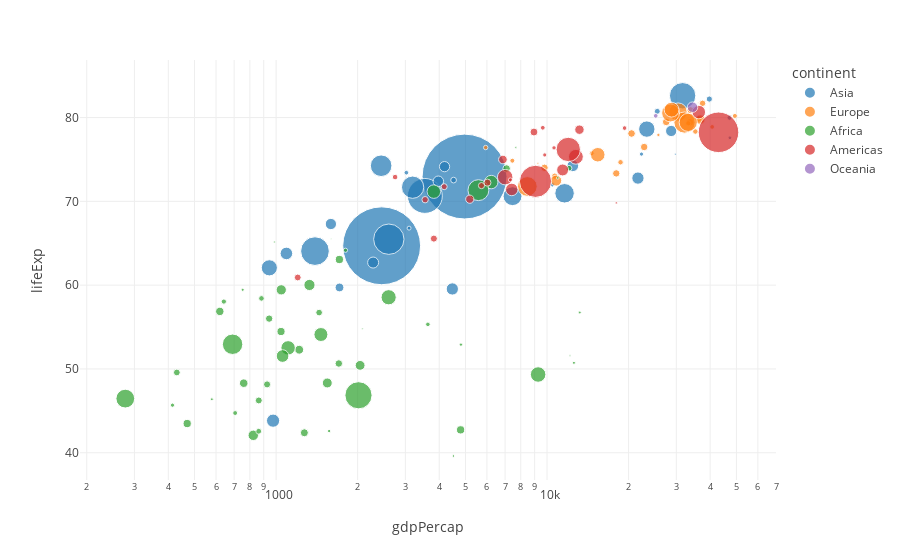

The cell this chart's notebook holds for it:
### Markdown cell above
## 4. interactive plots

Plotly can be used for creating interactive graphs. Many examples can be found [here](https://plotly.com/python/). The plot below shows a bubble chart showcasing the GDP per capita, life expectation and population size for different countries.

TODO: plotly template for BLZ style. issue [#6](https://github.com/lizard-bio/nature-grade-visualization-playground/issues/6)

### Code cell
import plotly.express as px
df = px.data.gapminder()

fig = px.scatter(df.query("year==2007"), x="gdpPercap", y="lifeExp",
	         size="pop", color="continent",
                 hover_name="country", log_x=True, size_max=60)
fig.show()

### Figure 1 — Plotly figure (JSON) as saved in the notebook; plotly's stock layout.template omitted (floating-point values rounded to 4 significant figures)
{"data": [{"hovertemplate": "<b>%{hovertext}</b><br><br>continent=Asia<br>gdpPercap=%{x}<br>lifeExp=%{y}<br>pop=%{marker.size}<extra></extra>", "hovertext": ["Afghanistan", "Bahrain", "Bangladesh", "Cambodia", "China", "Hong Kong, China", "India", "Indonesia", "Iran", "Iraq", "Israel", "Japan", "Jordan", "Korea, Dem. Rep.", "Korea, Rep.", "Kuwait", "Lebanon", "Malaysia", "Mongolia", "Myanmar", "Nepal", "Oman", "Pakistan", "Philippines", "Saudi Arabia", "Singapore", "Sri Lanka", "Syria", "Taiwan", "Thailand", "Vietnam", "West Bank and Gaza", "Yemen, Rep."], "legendgroup": "Asia", "marker": {"color": "#1F77B4", "size": [31889923, 708573, 150448339, 14131858, 1318683096, 6980412, 1110396331, 223547000, 69453570, 27499638, 6426679, 127467972, 6053193, 23301725, 49044790, 2505559, 3921278, 24821286, 2874127, 47761980, 28901790, 3204897, 169270617, 91077287, 27601038, 4553009, 20378239, 19314747, 23174294, 65068149, 85262356, 4018332, 22211743], "sizemode": "area", "sizeref": 366300.0, "symbol": "circle"}, "mode": "markers", "name": "Asia", "orientation": "v", "showlegend": true, "type": "scatter", "x": [974.6, 29800.0, 1391.0, 1714.0, 4959.0, 39720.0, 2452.0, 3541.0, 11610.0, 4471.0, 25520.0, 31660.0, 4519.0, 1593.0, 23350.0, 47310.0, 10460.0, 12450.0, 3096.0, 944, 1091.0, 22320.0, 2606.0, 3190.0, 21650.0, 47140.0, 3970.0, 4185.0, 28720.0, 7458.0, 2442.0, 3025.0, 2281.0], "xaxis": "x", "y": [43.83, 75.64, 64.06, 59.72, 72.96, 82.21, 64.7, 70.65, 70.96, 59.55, 80.75, 82.6, 72.53, 67.3, 78.62, 77.59, 71.99, 74.24, 66.8, 62.07, 63.78, 75.64, 65.48, 71.69, 72.78, 79.97, 72.4, 74.14, 78.4, 70.62, 74.25, 73.42, 62.7], "yaxis": "y"}, {"hovertemplate": "<b>%{hovertext}</b><br><br>continent=Europe<br>gdpPercap=%{x}<br>lifeExp=%{y}<br>pop=%{marker.size}<extra></extra>", "hovertext": ["Albania", "Austria", "Belgium", "Bosnia and Herzegovina", "Bulgaria", "Croatia", "Czech Republic", "Denmark", "Finland", "France", "Germany", "Greece", "Hungary", "Iceland", "Ireland", "Italy", "Montenegro", "Netherlands", "Norway", "Poland", "Portugal", "Romania", "Serbia", "Slovak Republic", "Slovenia", "Spain", "Sweden", "Switzerland", "Turkey", "United Kingdom"], "legendgroup": "Europe", "marker": {"color": "#FF7F0E", "size": [3600523, 8199783, 10392226, 4552198, 7322858, 4493312, 10228744, 5468120, 5238460, 61083916, 82400996, 10706290, 9956108, 301931, 4109086, 58147733, 684736, 16570613, 4627926, 38518241, 10642836, 22276056, 10150265, 5447502, 2009245, 40448191, 9031088, 7554661, 71158647, 60776238], "sizemode": "area", "sizeref": 366300.0, "symbol": "circle"}, "mode": "markers", "name": "Europe", "orientation": "v", "showlegend": true, "type": "scatter", "x": [5937.0, 36130.0, 33690.0, 7446.0, 10680.0, 14620.0, 22830.0, 35280.0, 33210.0, 30470.0, 32170.0, 27540.0, 18010.0, 36180.0, 40680.0, 28570.0, 9254.0, 36800.0, 49360.0, 15390.0, 20510.0, 10810.0, 9787.0, 18680.0, 25770.0, 28820.0, 33860.0, 37510.0, 8458.0, 33200.0], "xaxis": "x", "y": [76.42, 79.83, 79.44, 74.85, 73.0, 75.75, 76.49, 78.33, 79.31, 80.66, 79.41, 79.48, 73.34, 81.76, 78.89, 80.55, 74.54, 79.76, 80.2, 75.56, 78.1, 72.48, 74.0, 74.66, 77.93, 80.94, 80.88, 81.7, 71.78, 79.42], "yaxis": "y"}, {"hovertemplate": "<b>%{hovertext}</b><br><br>continent=Africa<br>gdpPercap=%{x}<br>lifeExp=%{y}<br>pop=%{marker.size}<extra></extra>", "hovertext": ["Algeria", "Angola", "Benin", "Botswana", "Burkina Faso", "Burundi", "Cameroon", "Central African Republic", "Chad", "Comoros", "Congo, Dem. Rep.", "Congo, Rep.", "Cote d'Ivoire", "Djibouti", "Egypt", "Equatorial Guinea", "Eritrea", "Ethiopia", "Gabon", "Gambia", "Ghana", "Guinea", "Guinea-Bissau", "Kenya", "Lesotho", "Liberia", "Libya", "Madagascar", "Malawi", "Mali", "Mauritania", "Mauritius", "Morocco", "Mozambique", "Namibia", "Niger", "Nigeria", "Reunion", "Rwanda", "Sao Tome and Principe", "Senegal", "Sierra Leone", "Somalia", "South Africa", "Sudan", "Swaziland", "Tanzania", "Togo", "Tunisia", "Uganda", "Zambia", "Zimbabwe"], "legendgroup": "Africa", "marker": {"color": "#2CA02C", "size": [33333216, 12420476, 8078314, 1639131, 14326203, 8390505, 17696293, 4369038, 10238807, 710960, 64606759, 3800610, 18013409, 496374, 80264543, 551201, 4906585, 76511887, 1454867, 1688359, 22873338, 9947814, 1472041, 35610177, 2012649, 3193942, 6036914, 19167654, 13327079, 12031795, 3270065, 1250882, 33757175, 19951656, 2055080, 12894865, 135031164, 798094, 8860588, 199579, 12267493, 6144562, 9118773, 43997828, 42292929, 1133066, 38139640, 5701579, 10276158, 29170398, 11746035, 12311143], "sizemode": "area", "sizeref": 366300.0, "symbol": "circle"}, "mode": "markers", "name": "Africa", "orientation": "v", "showlegend": true, "type": "scatter", "x": [6223.0, 4797.0, 1441.0, 12570.0, 1217.0, 430.1, 2042.0, 706.0, 1704.0, 986.1, 277.6, 3633.0, 1545.0, 2082.0, 5581.0, 12150.0, 641.4, 690.8, 13210.0, 752.7, 1328.0, 942.7, 579.2, 1463.0, 1569.0, 414.5, 12060.0, 1045.0, 759.3, 1043.0, 1803.0, 10960.0, 3820.0, 823.7, 4811.0, 619.7, 2014.0, 7670.0, 863.1, 1598.0, 1712.0, 862.5, 926.1, 9270.0, 2602.0, 4513.0, 1107.0, 883.0, 7093.0, 1056.0, 1271.0, 469.7], "xaxis": "x", "y": [72.3, 42.73, 56.73, 50.73, 52.3, 49.58, 50.43, 44.74, 50.65, 65.15, 46.46, 55.32, 48.33, 54.79, 71.34, 51.58, 58.04, 52.95, 56.73, 59.45, 60.02, 56.01, 46.39, 54.11, 42.59, 45.68, 73.95, 59.44, 48.3, 54.47, 64.16, 72.8, 71.16, 42.08, 52.91, 56.87, 46.86, 76.44, 46.24, 65.53, 63.06, 42.57, 48.16, 49.34, 58.56, 39.61, 52.52, 58.42, 73.92, 51.54, 42.38, 43.49], "yaxis": "y"}, {"hovertemplate": "<b>%{hovertext}</b><br><br>continent=Americas<br>gdpPercap=%{x}<br>lifeExp=%{y}<br>pop=%{marker.size}<extra></extra>", "hovertext": ["Argentina", "Bolivia", "Brazil", "Canada", "Chile", "Colombia", "Costa Rica", "Cuba", "Dominican Republic", "Ecuador", "El Salvador", "Guatemala", "Haiti", "Honduras", "Jamaica", "Mexico", "Nicaragua", "Panama", "Paraguay", "Peru", "Puerto Rico", "Trinidad and Tobago", "United States", "Uruguay", "Venezuela"], "legendgroup": "Americas", "marker": {"color": "#D62728", "size": [40301927, 9119152, 190010647, 33390141, 16284741, 44227550, 4133884, 11416987, 9319622, 13755680, 6939688, 12572928, 8502814, 7483763, 2780132, 108700891, 5675356, 3242173, 6667147, 28674757, 3942491, 1056608, 301139947, 3447496, 26084662], "sizemode": "area", "sizeref": 366300.0, "symbol": "circle"}, "mode": "markers", "name": "Americas", "orientation": "v", "showlegend": true, "type": "scatter", "x": [12780.0, 3822.0, 9066.0, 36320.0, 13170.0, 7007.0, 9645.0, 8948.0, 6025.0, 6873.0, 5728.0, 5186.0, 1202.0, 3548.0, 7321.0, 11980.0, 2749.0, 9809.0, 4173.0, 7409.0, 19330.0, 18010.0, 42950.0, 10610.0, 11420.0], "xaxis": "x", "y": [75.32, 65.55, 72.39, 80.65, 78.55, 72.89, 78.78, 78.27, 72.23, 74.99, 71.88, 70.26, 60.92, 70.2, 72.57, 76.19, 72.9, 75.54, 71.75, 71.42, 78.75, 69.82, 78.24, 76.38, 73.75], "yaxis": "y"}, {"hovertemplate": "<b>%{hovertext}</b><br><br>continent=Oceania<br>gdpPercap=%{x}<br>lifeExp=%{y}<br>pop=%{marker.size}<extra></extra>", "hovertext": ["Australia", "New Zealand"], "legendgroup": "Oceania", "marker": {"color": "#9467BD", "size": [20434176, 4115771], "sizemode": "area", "sizeref": 366300.0, "symbol": "circle"}, "mode": "markers", "name": "Oceania", "orientation": "v", "showlegend": true, "type": "scatter", "x": [34440.0, 25190.0], "xaxis": "x", "y": [81.23, 80.2], "yaxis": "y"}], "layout": {"legend": {"itemsizing": "constant", "title": {"text": "continent"}, "tracegroupgap": 0}, "margin": {"t": 60}, "xaxis": {"anchor": "y", "domain": [0, 1], "title": {"text": "gdpPercap"}, "type": "log"}, "yaxis": {"anchor": "x", "domain": [0, 1], "title": {"text": "lifeExp"}}}}
